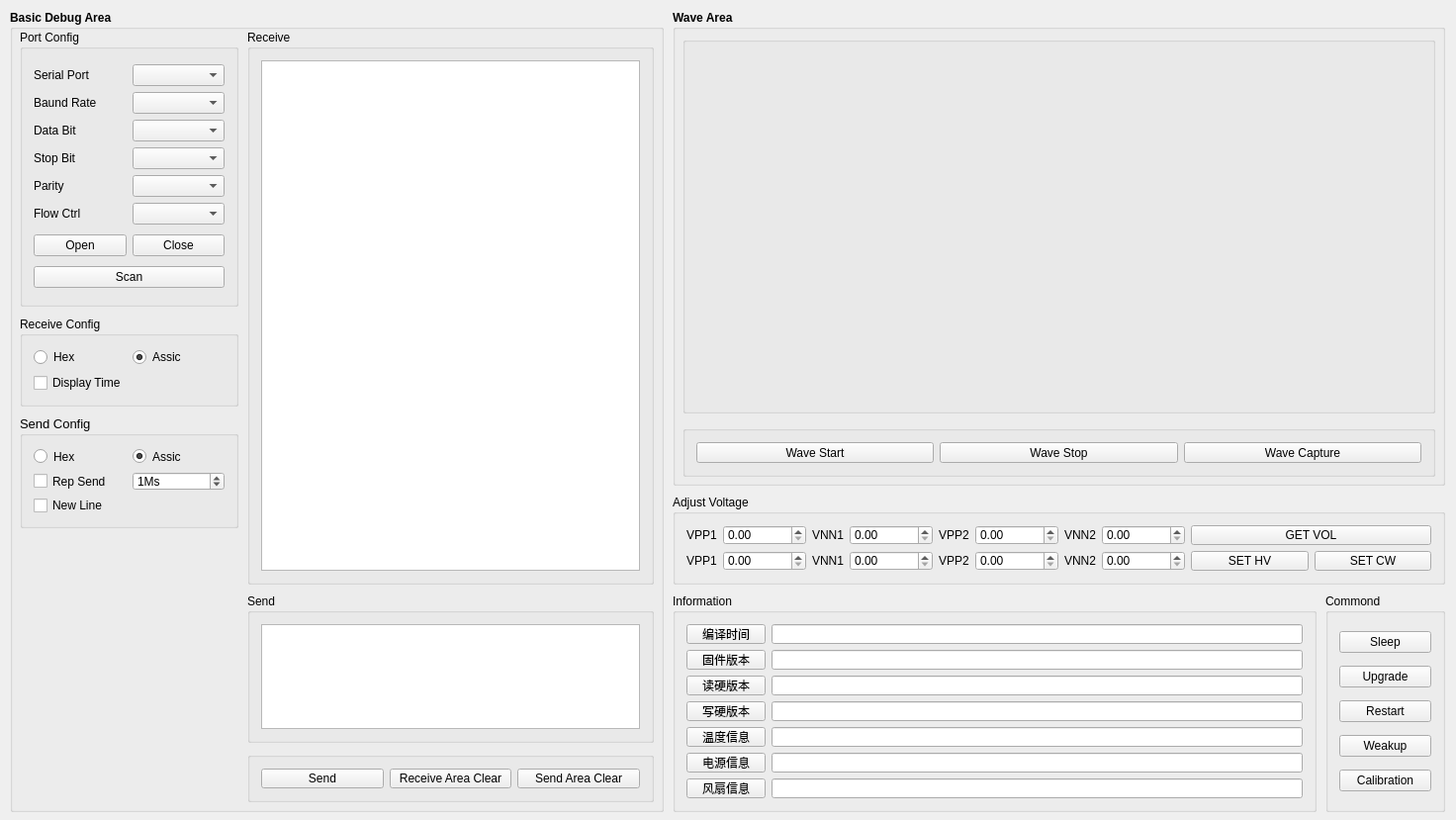
<?xml version="1.0" encoding="UTF-8"?>
<ui version="4.0">
 <class>Widget</class>
 <widget class="QWidget" name="Widget">
  <property name="geometry">
   <rect>
    <x>0</x>
    <y>0</y>
    <width>1472</width>
    <height>829</height>
   </rect>
  </property>
  <property name="windowTitle">
   <string>Widget</string>
  </property>
  <widget class="QGroupBox" name="groupBox_7">
   <property name="geometry">
    <rect>
     <x>10</x>
     <y>10</y>
     <width>661</width>
     <height>811</height>
    </rect>
   </property>
   <property name="font">
    <font>
     <weight>75</weight>
     <bold>true</bold>
    </font>
   </property>
   <property name="title">
    <string>Basic Debug Area</string>
   </property>
   <widget class="QGroupBox" name="groupBox_5">
    <property name="geometry">
     <rect>
      <x>240</x>
      <y>590</y>
      <width>411</width>
      <height>151</height>
     </rect>
    </property>
    <property name="maximumSize">
     <size>
      <width>16777215</width>
      <height>200</height>
     </size>
    </property>
    <property name="font">
     <font>
      <pointsize>9</pointsize>
      <weight>50</weight>
      <bold>false</bold>
     </font>
    </property>
    <property name="title">
     <string>Send</string>
    </property>
    <layout class="QGridLayout" name="gridLayout_5">
     <item row="0" column="0">
      <widget class="QPlainTextEdit" name="textEditSend">
       <property name="font">
        <font>
         <weight>50</weight>
         <bold>false</bold>
        </font>
       </property>
      </widget>
     </item>
    </layout>
   </widget>
   <widget class="QGroupBox" name="groupBox_6">
    <property name="geometry">
     <rect>
      <x>240</x>
      <y>750</y>
      <width>411</width>
      <height>51</height>
     </rect>
    </property>
    <property name="font">
     <font>
      <pointsize>9</pointsize>
     </font>
    </property>
    <property name="title">
     <string/>
    </property>
    <layout class="QGridLayout" name="gridLayout_6">
     <item row="0" column="0">
      <widget class="QPushButton" name="btnSend">
       <property name="font">
        <font>
         <weight>50</weight>
         <bold>false</bold>
        </font>
       </property>
       <property name="text">
        <string>Send</string>
       </property>
      </widget>
     </item>
     <item row="0" column="1">
      <widget class="QPushButton" name="btnClearRev">
       <property name="font">
        <font>
         <weight>50</weight>
         <bold>false</bold>
        </font>
       </property>
       <property name="text">
        <string>Receive Area Clear</string>
       </property>
      </widget>
     </item>
     <item row="0" column="2">
      <widget class="QPushButton" name="btnClearSend">
       <property name="font">
        <font>
         <weight>50</weight>
         <bold>false</bold>
        </font>
       </property>
       <property name="text">
        <string>Send Area Clear</string>
       </property>
      </widget>
     </item>
    </layout>
   </widget>
   <widget class="QGroupBox" name="groupBox_4">
    <property name="geometry">
     <rect>
      <x>240</x>
      <y>20</y>
      <width>411</width>
      <height>561</height>
     </rect>
    </property>
    <property name="font">
     <font>
      <pointsize>9</pointsize>
      <weight>50</weight>
      <bold>false</bold>
     </font>
    </property>
    <property name="title">
     <string>Receive</string>
    </property>
    <layout class="QGridLayout" name="gridLayout_4">
     <item row="0" column="0">
      <widget class="QPlainTextEdit" name="textEditRev">
       <property name="font">
        <font>
         <weight>50</weight>
         <bold>false</bold>
        </font>
       </property>
       <property name="horizontalScrollBarPolicy">
        <enum>Qt::ScrollBarAlwaysOff</enum>
       </property>
       <property name="sizeAdjustPolicy">
        <enum>QAbstractScrollArea::AdjustToContentsOnFirstShow</enum>
       </property>
       <property name="lineWrapMode">
        <enum>QPlainTextEdit::NoWrap</enum>
       </property>
       <property name="overwriteMode">
        <bool>false</bool>
       </property>
       <property name="backgroundVisible">
        <bool>false</bool>
       </property>
       <property name="centerOnScroll">
        <bool>false</bool>
       </property>
       <property name="placeholderText">
        <string/>
       </property>
      </widget>
     </item>
    </layout>
   </widget>
   <widget class="QGroupBox" name="groupBox_3">
    <property name="geometry">
     <rect>
      <x>10</x>
      <y>410</y>
      <width>221</width>
      <height>114</height>
     </rect>
    </property>
    <property name="maximumSize">
     <size>
      <width>16777215</width>
      <height>259</height>
     </size>
    </property>
    <property name="font">
     <font>
      <pointsize>10</pointsize>
      <weight>50</weight>
      <bold>false</bold>
     </font>
    </property>
    <property name="title">
     <string>Send Config</string>
    </property>
    <layout class="QGridLayout" name="gridLayout_7">
     <item row="0" column="0">
      <widget class="QRadioButton" name="radioSendHex">
       <property name="font">
        <font>
         <pointsize>9</pointsize>
         <weight>50</weight>
         <bold>false</bold>
        </font>
       </property>
       <property name="text">
        <string>Hex</string>
       </property>
      </widget>
     </item>
     <item row="0" column="1">
      <widget class="QRadioButton" name="radioSendAssic">
       <property name="font">
        <font>
         <pointsize>9</pointsize>
         <weight>50</weight>
         <bold>false</bold>
        </font>
       </property>
       <property name="text">
        <string>Assic</string>
       </property>
       <property name="checked">
        <bool>true</bool>
       </property>
      </widget>
     </item>
     <item row="1" column="0">
      <widget class="QCheckBox" name="chkSendRepeat">
       <property name="font">
        <font>
         <pointsize>9</pointsize>
         <weight>50</weight>
         <bold>false</bold>
        </font>
       </property>
       <property name="text">
        <string>Rep Send</string>
       </property>
      </widget>
     </item>
     <item row="1" column="1">
      <widget class="QSpinBox" name="spinRepatTime">
       <property name="font">
        <font>
         <pointsize>9</pointsize>
         <weight>50</weight>
         <bold>false</bold>
        </font>
       </property>
       <property name="suffix">
        <string>Ms</string>
       </property>
       <property name="maximum">
        <number>10000</number>
       </property>
       <property name="value">
        <number>1</number>
       </property>
      </widget>
     </item>
     <item row="2" column="0">
      <widget class="QCheckBox" name="chkNewLine">
       <property name="font">
        <font>
         <pointsize>9</pointsize>
         <weight>50</weight>
         <bold>false</bold>
        </font>
       </property>
       <property name="text">
        <string>New Line</string>
       </property>
      </widget>
     </item>
    </layout>
   </widget>
   <widget class="QGroupBox" name="groupBox">
    <property name="geometry">
     <rect>
      <x>10</x>
      <y>20</y>
      <width>221</width>
      <height>280</height>
     </rect>
    </property>
    <property name="maximumSize">
     <size>
      <width>16777215</width>
      <height>280</height>
     </size>
    </property>
    <property name="font">
     <font>
      <pointsize>9</pointsize>
      <weight>50</weight>
      <bold>false</bold>
     </font>
    </property>
    <property name="title">
     <string>Port Config</string>
    </property>
    <layout class="QGridLayout" name="gridLayout_2">
     <item row="0" column="0">
      <layout class="QHBoxLayout" name="horizontalLayout_5">
       <item>
        <layout class="QVBoxLayout" name="verticalLayout">
         <item>
          <widget class="QLabel" name="label">
           <property name="font">
            <font>
             <pointsize>9</pointsize>
             <weight>50</weight>
             <bold>false</bold>
            </font>
           </property>
           <property name="text">
            <string>Serial Port</string>
           </property>
          </widget>
         </item>
         <item>
          <widget class="QLabel" name="label_2">
           <property name="font">
            <font>
             <pointsize>9</pointsize>
             <weight>50</weight>
             <bold>false</bold>
            </font>
           </property>
           <property name="text">
            <string>Baund Rate</string>
           </property>
          </widget>
         </item>
         <item>
          <widget class="QLabel" name="label_3">
           <property name="font">
            <font>
             <pointsize>9</pointsize>
             <weight>50</weight>
             <bold>false</bold>
            </font>
           </property>
           <property name="text">
            <string>Data Bit</string>
           </property>
          </widget>
         </item>
         <item>
          <widget class="QLabel" name="label_4">
           <property name="font">
            <font>
             <pointsize>9</pointsize>
             <weight>50</weight>
             <bold>false</bold>
            </font>
           </property>
           <property name="text">
            <string>Stop Bit</string>
           </property>
          </widget>
         </item>
         <item>
          <widget class="QLabel" name="label_5">
           <property name="font">
            <font>
             <pointsize>9</pointsize>
             <weight>50</weight>
             <bold>false</bold>
            </font>
           </property>
           <property name="text">
            <string>Parity</string>
           </property>
          </widget>
         </item>
         <item>
          <widget class="QLabel" name="label_6">
           <property name="font">
            <font>
             <pointsize>9</pointsize>
             <weight>50</weight>
             <bold>false</bold>
            </font>
           </property>
           <property name="text">
            <string>Flow Ctrl</string>
           </property>
          </widget>
         </item>
        </layout>
       </item>
       <item>
        <layout class="QGridLayout" name="gridLayout">
         <item row="2" column="0">
          <widget class="QComboBox" name="boxDatBits">
           <property name="font">
            <font>
             <weight>50</weight>
             <bold>false</bold>
            </font>
           </property>
          </widget>
         </item>
         <item row="0" column="0">
          <widget class="QComboBox" name="boxPortNum">
           <property name="font">
            <font>
             <weight>50</weight>
             <bold>false</bold>
            </font>
           </property>
          </widget>
         </item>
         <item row="1" column="0">
          <widget class="QComboBox" name="boxBadRate">
           <property name="font">
            <font>
             <weight>50</weight>
             <bold>false</bold>
            </font>
           </property>
          </widget>
         </item>
         <item row="3" column="0">
          <widget class="QComboBox" name="boxStpBits">
           <property name="font">
            <font>
             <weight>50</weight>
             <bold>false</bold>
            </font>
           </property>
          </widget>
         </item>
         <item row="4" column="0">
          <widget class="QComboBox" name="boxPartity">
           <property name="font">
            <font>
             <weight>50</weight>
             <bold>false</bold>
            </font>
           </property>
          </widget>
         </item>
         <item row="5" column="0">
          <widget class="QComboBox" name="boxFlwCtrl">
           <property name="font">
            <font>
             <weight>50</weight>
             <bold>false</bold>
            </font>
           </property>
          </widget>
         </item>
        </layout>
       </item>
      </layout>
     </item>
     <item row="1" column="0">
      <layout class="QHBoxLayout" name="horizontalLayout">
       <item>
        <widget class="QPushButton" name="btnOpen">
         <property name="enabled">
          <bool>true</bool>
         </property>
         <property name="font">
          <font>
           <weight>50</weight>
           <bold>false</bold>
          </font>
         </property>
         <property name="text">
          <string>Open</string>
         </property>
        </widget>
       </item>
       <item>
        <widget class="QPushButton" name="btnClos">
         <property name="enabled">
          <bool>true</bool>
         </property>
         <property name="font">
          <font>
           <weight>50</weight>
           <bold>false</bold>
          </font>
         </property>
         <property name="text">
          <string>Close</string>
         </property>
        </widget>
       </item>
      </layout>
     </item>
     <item row="2" column="0">
      <widget class="QPushButton" name="btnScan">
       <property name="font">
        <font>
         <weight>50</weight>
         <bold>false</bold>
        </font>
       </property>
       <property name="text">
        <string>Scan</string>
       </property>
      </widget>
     </item>
    </layout>
   </widget>
   <widget class="QGroupBox" name="groupBox_2">
    <property name="geometry">
     <rect>
      <x>10</x>
      <y>310</y>
      <width>221</width>
      <height>91</height>
     </rect>
    </property>
    <property name="font">
     <font>
      <pointsize>9</pointsize>
      <weight>50</weight>
      <bold>false</bold>
     </font>
    </property>
    <property name="title">
     <string>Receive Config</string>
    </property>
    <layout class="QGridLayout" name="gridLayout_3">
     <item row="0" column="0">
      <widget class="QRadioButton" name="radioRevHex">
       <property name="font">
        <font>
         <weight>50</weight>
         <bold>false</bold>
        </font>
       </property>
       <property name="text">
        <string>Hex</string>
       </property>
      </widget>
     </item>
     <item row="0" column="1">
      <widget class="QRadioButton" name="radioRevAssic">
       <property name="font">
        <font>
         <weight>50</weight>
         <bold>false</bold>
        </font>
       </property>
       <property name="text">
        <string>Assic</string>
       </property>
       <property name="checked">
        <bool>true</bool>
       </property>
      </widget>
     </item>
     <item row="1" column="0" colspan="2">
      <widget class="QCheckBox" name="chkRevDisplayTime">
       <property name="font">
        <font>
         <weight>50</weight>
         <bold>false</bold>
        </font>
       </property>
       <property name="text">
        <string>Display Time</string>
       </property>
      </widget>
     </item>
    </layout>
   </widget>
  </widget>
  <widget class="QGroupBox" name="groupBox_9">
   <property name="geometry">
    <rect>
     <x>680</x>
     <y>10</y>
     <width>781</width>
     <height>481</height>
    </rect>
   </property>
   <property name="font">
    <font>
     <weight>75</weight>
     <bold>true</bold>
    </font>
   </property>
   <property name="title">
    <string>Wave Area</string>
   </property>
   <widget class="QGroupBox" name="groupBox_13">
    <property name="geometry">
     <rect>
      <x>10</x>
      <y>420</y>
      <width>761</width>
      <height>52</height>
     </rect>
    </property>
    <property name="font">
     <font>
      <pointsize>9</pointsize>
     </font>
    </property>
    <property name="title">
     <string/>
    </property>
    <layout class="QGridLayout" name="gridLayout_14">
     <item row="0" column="2">
      <widget class="QPushButton" name="btnWaveCapture">
       <property name="font">
        <font>
         <weight>50</weight>
         <bold>false</bold>
        </font>
       </property>
       <property name="text">
        <string>Wave Capture</string>
       </property>
      </widget>
     </item>
     <item row="0" column="1">
      <widget class="QPushButton" name="btnWaveStop">
       <property name="font">
        <font>
         <weight>50</weight>
         <bold>false</bold>
        </font>
       </property>
       <property name="text">
        <string>Wave Stop</string>
       </property>
      </widget>
     </item>
     <item row="0" column="0">
      <widget class="QPushButton" name="btnWaveStart">
       <property name="font">
        <font>
         <weight>50</weight>
         <bold>false</bold>
        </font>
       </property>
       <property name="text">
        <string>Wave Start</string>
       </property>
      </widget>
     </item>
    </layout>
   </widget>
   <widget class="QGroupBox" name="groupBox_8">
    <property name="geometry">
     <rect>
      <x>10</x>
      <y>27</y>
      <width>761</width>
      <height>381</height>
     </rect>
    </property>
    <property name="font">
     <font>
      <weight>50</weight>
      <bold>false</bold>
     </font>
    </property>
    <property name="title">
     <string/>
    </property>
    <widget class="QCustomPlot" name="wave" native="true">
     <property name="geometry">
      <rect>
       <x>10</x>
       <y>20</y>
       <width>741</width>
       <height>351</height>
      </rect>
     </property>
    </widget>
   </widget>
  </widget>
  <widget class="QGroupBox" name="groupBox_12">
   <property name="geometry">
    <rect>
     <x>680</x>
     <y>500</y>
     <width>781</width>
     <height>91</height>
    </rect>
   </property>
   <property name="maximumSize">
    <size>
     <width>16777215</width>
     <height>259</height>
    </size>
   </property>
   <property name="font">
    <font>
     <weight>50</weight>
     <bold>false</bold>
    </font>
   </property>
   <property name="title">
    <string>Adjust Voltage</string>
   </property>
   <layout class="QGridLayout" name="gridLayout_9">
    <item row="0" column="0">
     <layout class="QVBoxLayout" name="verticalLayout_4">
      <item>
       <layout class="QHBoxLayout" name="horizontalLayout_3">
        <item>
         <widget class="QLabel" name="label_7">
          <property name="font">
           <font>
            <weight>50</weight>
            <bold>false</bold>
           </font>
          </property>
          <property name="text">
           <string>VPP1</string>
          </property>
         </widget>
        </item>
        <item>
         <widget class="QDoubleSpinBox" name="spinBoxGetVpp1">
          <property name="minimumSize">
           <size>
            <width>84</width>
            <height>0</height>
           </size>
          </property>
         </widget>
        </item>
        <item>
         <widget class="QLabel" name="label_9">
          <property name="font">
           <font>
            <weight>50</weight>
            <bold>false</bold>
           </font>
          </property>
          <property name="text">
           <string>VNN1</string>
          </property>
         </widget>
        </item>
        <item>
         <widget class="QDoubleSpinBox" name="spinBoxGetVnn1">
          <property name="minimumSize">
           <size>
            <width>84</width>
            <height>0</height>
           </size>
          </property>
         </widget>
        </item>
        <item>
         <widget class="QLabel" name="label_10">
          <property name="font">
           <font>
            <weight>50</weight>
            <bold>false</bold>
           </font>
          </property>
          <property name="text">
           <string>VPP2</string>
          </property>
         </widget>
        </item>
        <item>
         <widget class="QDoubleSpinBox" name="spinBoxGetVpp2">
          <property name="minimumSize">
           <size>
            <width>84</width>
            <height>0</height>
           </size>
          </property>
         </widget>
        </item>
        <item>
         <widget class="QLabel" name="label_13">
          <property name="font">
           <font>
            <weight>50</weight>
            <bold>false</bold>
           </font>
          </property>
          <property name="text">
           <string>VNN2</string>
          </property>
         </widget>
        </item>
        <item>
         <widget class="QDoubleSpinBox" name="spinBoxGetVnn2">
          <property name="minimumSize">
           <size>
            <width>84</width>
            <height>0</height>
           </size>
          </property>
         </widget>
        </item>
       </layout>
      </item>
      <item>
       <layout class="QHBoxLayout" name="horizontalLayout_4">
        <item>
         <widget class="QLabel" name="label_14">
          <property name="font">
           <font>
            <weight>50</weight>
            <bold>false</bold>
           </font>
          </property>
          <property name="text">
           <string>VPP1</string>
          </property>
         </widget>
        </item>
        <item>
         <widget class="QDoubleSpinBox" name="spinBoxSetVpp1">
          <property name="minimumSize">
           <size>
            <width>84</width>
            <height>0</height>
           </size>
          </property>
         </widget>
        </item>
        <item>
         <widget class="QLabel" name="label_15">
          <property name="font">
           <font>
            <weight>50</weight>
            <bold>false</bold>
           </font>
          </property>
          <property name="text">
           <string>VNN1</string>
          </property>
         </widget>
        </item>
        <item>
         <widget class="QDoubleSpinBox" name="spinBoxSetVnn1">
          <property name="minimumSize">
           <size>
            <width>84</width>
            <height>0</height>
           </size>
          </property>
         </widget>
        </item>
        <item>
         <widget class="QLabel" name="label_16">
          <property name="font">
           <font>
            <weight>50</weight>
            <bold>false</bold>
           </font>
          </property>
          <property name="text">
           <string>VPP2</string>
          </property>
         </widget>
        </item>
        <item>
         <widget class="QDoubleSpinBox" name="spinBoxSetVpp2">
          <property name="minimumSize">
           <size>
            <width>84</width>
            <height>0</height>
           </size>
          </property>
         </widget>
        </item>
        <item>
         <widget class="QLabel" name="label_17">
          <property name="font">
           <font>
            <weight>50</weight>
            <bold>false</bold>
           </font>
          </property>
          <property name="text">
           <string>VNN2</string>
          </property>
         </widget>
        </item>
        <item>
         <widget class="QDoubleSpinBox" name="spinBoxSetVnn2">
          <property name="minimumSize">
           <size>
            <width>84</width>
            <height>0</height>
           </size>
          </property>
         </widget>
        </item>
       </layout>
      </item>
     </layout>
    </item>
    <item row="0" column="1">
     <layout class="QVBoxLayout" name="verticalLayout_6">
      <item>
       <widget class="QPushButton" name="btnGetVol">
        <property name="font">
         <font>
          <weight>50</weight>
          <bold>false</bold>
         </font>
        </property>
        <property name="text">
         <string>GET VOL</string>
        </property>
       </widget>
      </item>
      <item>
       <layout class="QHBoxLayout" name="horizontalLayout_6">
        <item>
         <widget class="QPushButton" name="btnSetHv">
          <property name="font">
           <font>
            <weight>50</weight>
            <bold>false</bold>
           </font>
          </property>
          <property name="text">
           <string>SET HV</string>
          </property>
         </widget>
        </item>
        <item>
         <widget class="QPushButton" name="btnSetCw">
          <property name="font">
           <font>
            <weight>50</weight>
            <bold>false</bold>
           </font>
          </property>
          <property name="text">
           <string>SET CW</string>
          </property>
         </widget>
        </item>
       </layout>
      </item>
     </layout>
    </item>
   </layout>
  </widget>
  <widget class="QGroupBox" name="groupBox_11">
   <property name="geometry">
    <rect>
     <x>680</x>
     <y>600</y>
     <width>651</width>
     <height>221</height>
    </rect>
   </property>
   <property name="maximumSize">
    <size>
     <width>16777215</width>
     <height>259</height>
    </size>
   </property>
   <property name="font">
    <font>
     <weight>50</weight>
     <bold>false</bold>
    </font>
   </property>
   <property name="title">
    <string>Information</string>
   </property>
   <layout class="QGridLayout" name="gridLayout_8">
    <item row="0" column="0">
     <layout class="QGridLayout" name="gridLayout_10">
      <item row="1" column="0">
       <widget class="QPushButton" name="btnFwVersion">
        <property name="font">
         <font>
          <weight>50</weight>
          <bold>false</bold>
         </font>
        </property>
        <property name="text">
         <string>固件版本</string>
        </property>
       </widget>
      </item>
      <item row="3" column="0">
       <widget class="QPushButton" name="btnWrHwVersion">
        <property name="font">
         <font>
          <weight>50</weight>
          <bold>false</bold>
         </font>
        </property>
        <property name="text">
         <string>写硬版本</string>
        </property>
       </widget>
      </item>
      <item row="6" column="0">
       <widget class="QPushButton" name="btnFanInfo">
        <property name="font">
         <font>
          <weight>50</weight>
          <bold>false</bold>
         </font>
        </property>
        <property name="text">
         <string>风扇信息</string>
        </property>
       </widget>
      </item>
      <item row="2" column="0">
       <widget class="QPushButton" name="btnRdHwVersion">
        <property name="font">
         <font>
          <weight>50</weight>
          <bold>false</bold>
         </font>
        </property>
        <property name="text">
         <string>读硬版本</string>
        </property>
       </widget>
      </item>
      <item row="5" column="0">
       <widget class="QPushButton" name="btnPowerInfo">
        <property name="font">
         <font>
          <weight>50</weight>
          <bold>false</bold>
         </font>
        </property>
        <property name="text">
         <string>电源信息</string>
        </property>
       </widget>
      </item>
      <item row="4" column="0">
       <widget class="QPushButton" name="btnTempInfo">
        <property name="font">
         <font>
          <weight>50</weight>
          <bold>false</bold>
         </font>
        </property>
        <property name="text">
         <string>温度信息</string>
        </property>
       </widget>
      </item>
      <item row="0" column="0">
       <widget class="QPushButton" name="btnCompileInfo">
        <property name="font">
         <font>
          <weight>50</weight>
          <bold>false</bold>
         </font>
        </property>
        <property name="text">
         <string>编译时间</string>
        </property>
       </widget>
      </item>
     </layout>
    </item>
    <item row="0" column="1">
     <layout class="QGridLayout" name="gridLayout_11">
      <item row="3" column="0">
       <widget class="QLineEdit" name="lineEditWrHwVersion">
        <property name="font">
         <font>
          <weight>50</weight>
          <bold>false</bold>
         </font>
        </property>
       </widget>
      </item>
      <item row="0" column="0">
       <widget class="QLineEdit" name="lineEditCompInfo">
        <property name="font">
         <font>
          <weight>50</weight>
          <bold>false</bold>
         </font>
        </property>
       </widget>
      </item>
      <item row="2" column="0">
       <widget class="QLineEdit" name="lineEditRdHwVersion">
        <property name="font">
         <font>
          <weight>50</weight>
          <bold>false</bold>
         </font>
        </property>
       </widget>
      </item>
      <item row="1" column="0">
       <widget class="QLineEdit" name="lineEditFwVersion">
        <property name="font">
         <font>
          <weight>50</weight>
          <bold>false</bold>
         </font>
        </property>
       </widget>
      </item>
      <item row="5" column="0">
       <widget class="QLineEdit" name="lineEditPowerInfo">
        <property name="font">
         <font>
          <weight>50</weight>
          <bold>false</bold>
         </font>
        </property>
       </widget>
      </item>
      <item row="4" column="0">
       <widget class="QLineEdit" name="lineEditTempInfo">
        <property name="font">
         <font>
          <weight>50</weight>
          <bold>false</bold>
         </font>
        </property>
       </widget>
      </item>
      <item row="6" column="0">
       <widget class="QLineEdit" name="lineEditFanInfo">
        <property name="font">
         <font>
          <weight>50</weight>
          <bold>false</bold>
         </font>
        </property>
        <property name="text">
         <string/>
        </property>
        <property name="alignment">
         <set>Qt::AlignLeading|Qt::AlignLeft|Qt::AlignVCenter</set>
        </property>
       </widget>
      </item>
     </layout>
    </item>
   </layout>
  </widget>
  <widget class="QGroupBox" name="groupBox_10">
   <property name="geometry">
    <rect>
     <x>1340</x>
     <y>600</y>
     <width>121</width>
     <height>221</height>
    </rect>
   </property>
   <property name="title">
    <string>Commond</string>
   </property>
   <layout class="QGridLayout" name="gridLayout_12">
    <item row="0" column="0">
     <widget class="QPushButton" name="btnSleep">
      <property name="font">
       <font>
        <weight>50</weight>
        <bold>false</bold>
       </font>
      </property>
      <property name="text">
       <string>Sleep</string>
      </property>
     </widget>
    </item>
    <item row="1" column="0">
     <widget class="QPushButton" name="btnUpgrade">
      <property name="font">
       <font>
        <weight>50</weight>
        <bold>false</bold>
       </font>
      </property>
      <property name="text">
       <string>Upgrade</string>
      </property>
     </widget>
    </item>
    <item row="2" column="0">
     <widget class="QPushButton" name="btnRestart">
      <property name="font">
       <font>
        <weight>50</weight>
        <bold>false</bold>
       </font>
      </property>
      <property name="text">
       <string>Restart</string>
      </property>
     </widget>
    </item>
    <item row="3" column="0">
     <widget class="QPushButton" name="btnWeakup">
      <property name="font">
       <font>
        <weight>50</weight>
        <bold>false</bold>
       </font>
      </property>
      <property name="text">
       <string>Weakup</string>
      </property>
     </widget>
    </item>
    <item row="4" column="0">
     <widget class="QPushButton" name="btnCalibration">
      <property name="text">
       <string>Calibration</string>
      </property>
     </widget>
    </item>
   </layout>
  </widget>
 </widget>
 <layoutdefault spacing="6" margin="11"/>
 <customwidgets>
  <customwidget>
   <class>QCustomPlot</class>
   <extends>QWidget</extends>
   <header location="global">qcustomplot.h</header>
   <container>1</container>
  </customwidget>
 </customwidgets>
 <resources/>
 <connections/>
</ui>
